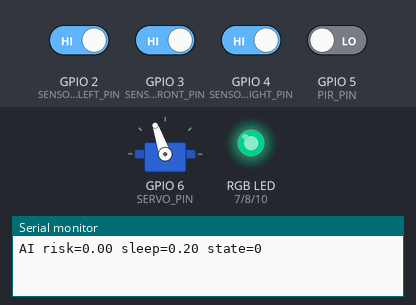
Recording of a sketch running on a simulated ESP32-C3. Parts: servo, an RGB LED mixed from three pins (HIGH = lit), the last lines printed to the serial monitor. The inputs (shaded band) are chosen by the test bench; at power-on: GPIO 2 (SENSOR_LEFT_PIN), GPIO 3 (SENSOR_FRONT_PIN), GPIO 4 (SENSOR_RIGHT_PIN) HIGH, GPIO 5 (PIR_PIN) LOW. Dim RGB values are drawn brighter than linear; servo pulses on a pin are drawn as a servo (544–2400 µs = 0–180°).

Above: at 1.2 s.
1.3 s: GPIO 3 (SENSOR_FRONT_PIN) driven LOW
At 2.5 s:
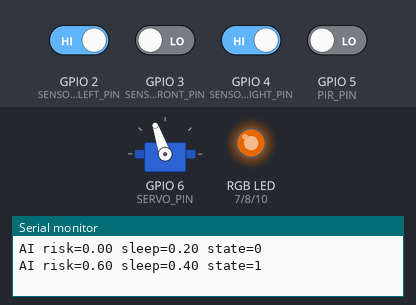
2.8 s: GPIO 3 (SENSOR_FRONT_PIN) driven HIGH
At 5.65 s:
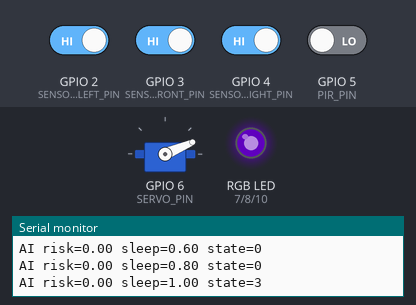
5.8 s: GPIO 5 (PIR_PIN) driven HIGH
At 6.2 s:
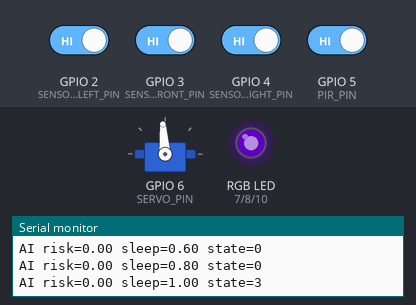
Timing chart, 0 to 8.8 s (numbered marks = the images above; inputs shaded):
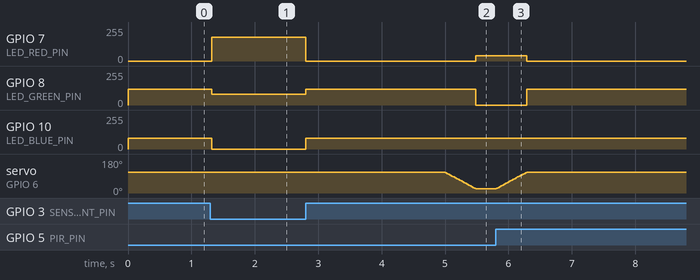

Measured:
- after the input at 1.3 s, GPIO 7 (LED_RED_PIN): 0/255 → 180/255 at once; GPIO 8 (LED_GREEN_PIN): 120/255 → 80/255 at once; GPIO 10 (LED_BLUE_PIN): 80/255 → 0/255 at once
- after the input at 2.8 s, GPIO 7 (LED_RED_PIN): 180/255 → 0/255 at once, → 40/255 2.7 s later; GPIO 8 (LED_GREEN_PIN): 80/255 → 120/255 at once, → 0/255 2.7 s later; GPIO 10 (LED_BLUE_PIN): 0/255 → 80/255 after 0.00 s instead of 2.7 s
- after the input at 5.8 s, GPIO 7 (LED_RED_PIN): 40/255 → 0/255 after 0.49 s; GPIO 8 (LED_GREEN_PIN): 0/255 → 120/255 after 0.49 s; servo on GPIO 6 (SERVO_PIN): moves from 23° to 109° over 0.48 s, starting at once

The sketch:

bloom_bud_low_cost.ino
```cpp
/*
  BloomBud low-cost product firmware
  Target: ESP32-C3 + 3 digital obstacle sensors + PIR + servo + RGB LED

  This is the RM40-RM50 product path. The Python/Three.js simulation remains
  the richer digital twin; this firmware runs the essential behavior locally.

  Suggested parts:
    - ESP32-C3 board
    - 3 digital IR obstacle sensors: left/front/right
    - PIR motion sensor
    - Small 5V servo for petals
    - Common-cathode RGB LED and 220 ohm resistors
*/

#include <Arduino.h>

const int SENSOR_LEFT_PIN = 2;
const int SENSOR_FRONT_PIN = 3;
const int SENSOR_RIGHT_PIN = 4;
const int PIR_PIN = 5;
const int SERVO_PIN = 6;
const int LED_RED_PIN = 7;
const int LED_GREEN_PIN = 8;
const int LED_BLUE_PIN = 10;

const unsigned long SLEEP_CONFIRM_MS = 5000;
const unsigned long LOOP_MS = 40;
const int SERVO_CLOSED = 25;
const int SERVO_OPEN = 105;

enum BudState {
  BUD_OPEN,
  BUD_AVOID_LEFT,
  BUD_AVOID_RIGHT,
  BUD_SLEEPING
};

BudState budState = BUD_OPEN;
unsigned long lastMotionMs = 0;
unsigned long lastLoopMs = 0;
int currentPetalAngle = SERVO_OPEN;

struct AiDecision {
  float obstacleRisk;
  float sleepConfidence;
  BudState action;
};

void setRgb(int red, int green, int blue) {
  analogWrite(LED_RED_PIN, red);
  analogWrite(LED_GREEN_PIN, green);
  analogWrite(LED_BLUE_PIN, blue);
}

void writeServoAngle(int angle) {
  // 50 Hz servo pulse: approximately 500-2500 microseconds.
  const int pulseUs = map(angle, 0, 180, 500, 2500);
  const int duty = (pulseUs * 65535L) / 20000L;
  ledcWrite(SERVO_PIN, duty);
  currentPetalAngle = angle;
}

void setPetals(int targetAngle) {
  if (currentPetalAngle == targetAngle) return;
  const int step = currentPetalAngle < targetAngle ? 2 : -2;
  while (currentPetalAngle != targetAngle) {
    int nextAngle = currentPetalAngle + step;
    if ((step > 0 && nextAngle > targetAngle) || (step < 0 && nextAngle < targetAngle)) {
      nextAngle = targetAngle;
    }
    writeServoAngle(nextAngle);
    delay(12);
  }
}

void setup() {
  Serial.begin(115200);
  pinMode(SENSOR_LEFT_PIN, INPUT_PULLUP);
  pinMode(SENSOR_FRONT_PIN, INPUT_PULLUP);
  pinMode(SENSOR_RIGHT_PIN, INPUT_PULLUP);
  pinMode(PIR_PIN, INPUT);
  pinMode(LED_RED_PIN, OUTPUT);
  pinMode(LED_GREEN_PIN, OUTPUT);
  pinMode(LED_BLUE_PIN, OUTPUT);

  // ESP32 LEDC servo PWM without a heavy motor library.
  ledcAttach(SERVO_PIN, 50, 16);
  writeServoAngle(SERVO_OPEN);
  setRgb(0, 120, 80);
  lastMotionMs = millis();
}

float inferObstacleRisk(bool leftBlocked, bool frontBlocked, bool rightBlocked) {
  // Lightweight fuzzy sensor fusion: front has the highest danger weight.
  float risk = 0.2f * (leftBlocked ? 1.0f : 0.0f)
             + 0.6f * (frontBlocked ? 1.0f : 0.0f)
             + 0.2f * (rightBlocked ? 1.0f : 0.0f);
  if (leftBlocked && rightBlocked) risk = min(1.0f, risk + 0.25f);
  return risk;
}

float inferSleepConfidence(bool humanMoving, unsigned long now) {
  if (humanMoving) return 0.0f;
  const float stillSeconds = (now - lastMotionMs) / 1000.0f;
  return constrain(stillSeconds / 5.0f, 0.0f, 1.0f);
}

AiDecision runEdgeAi(bool leftBlocked, bool frontBlocked, bool rightBlocked, bool humanMoving) {
  const unsigned long now = millis();
  AiDecision decision;
  decision.obstacleRisk = inferObstacleRisk(leftBlocked, frontBlocked, rightBlocked);

  if (humanMoving) {
    lastMotionMs = now;
    if (budState == BUD_SLEEPING) {
      budState = BUD_OPEN;
      setPetals(SERVO_OPEN);
      setRgb(0, 120, 80);
    }
    decision.sleepConfidence = 0.0f;
  } else {
    decision.sleepConfidence = inferSleepConfidence(false, now);
  }

  if (budState != BUD_SLEEPING && decision.sleepConfidence >= 1.0f) {
    budState = BUD_SLEEPING;
    setPetals(SERVO_CLOSED);
    setRgb(40, 0, 80);
  }

  if (budState == BUD_SLEEPING) {
    decision.action = BUD_SLEEPING;
    return decision;
  }

  if (decision.obstacleRisk >= 0.6f && !leftBlocked) {
    budState = BUD_AVOID_LEFT;
    setRgb(180, 80, 0);
  } else if (decision.obstacleRisk >= 0.6f && !rightBlocked) {
    budState = BUD_AVOID_RIGHT;
    setRgb(180, 80, 0);
  } else if (decision.obstacleRisk < 0.6f) {
    budState = BUD_OPEN;
    setRgb(0, 120, 80);
  }
  decision.action = budState;
  return decision;
}

void loop() {
  const unsigned long now = millis();
  if (now - lastLoopMs < LOOP_MS) return;
  lastLoopMs = now;

  const bool leftBlocked = digitalRead(SENSOR_LEFT_PIN) == LOW;
  const bool frontBlocked = digitalRead(SENSOR_FRONT_PIN) == LOW;
  const bool rightBlocked = digitalRead(SENSOR_RIGHT_PIN) == LOW;
  const bool humanMoving = digitalRead(PIR_PIN) == HIGH;

  AiDecision decision = runEdgeAi(leftBlocked, frontBlocked, rightBlocked, humanMoving);

  // Optional serial telemetry for investor demos and hardware calibration.
  static unsigned long lastTelemetryMs = 0;
  if (now - lastTelemetryMs >= 1000) {
    lastTelemetryMs = now;
    Serial.printf("AI risk=%.2f sleep=%.2f state=%d\n",
                  decision.obstacleRisk, decision.sleepConfidence, decision.action);
  }
}
```
